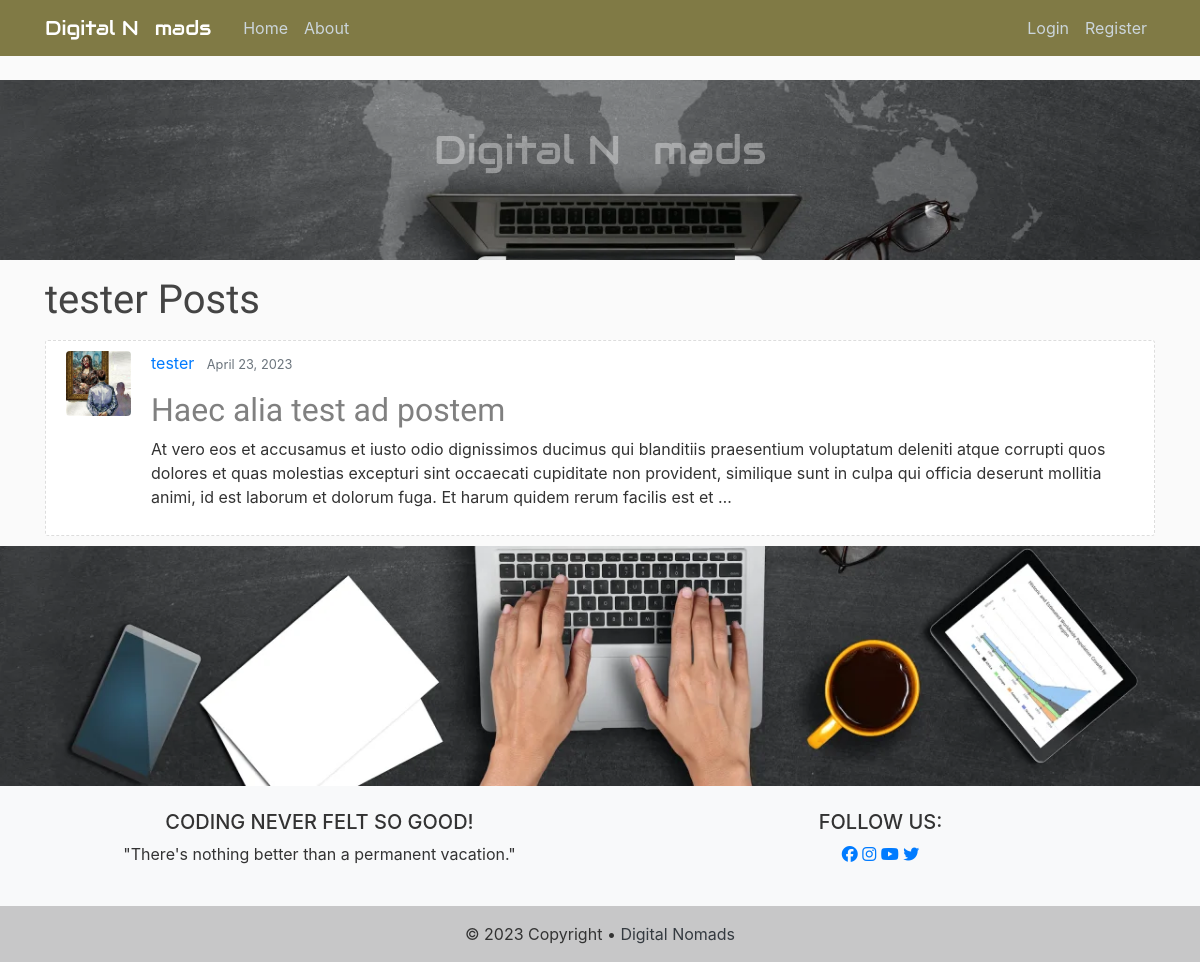
The page /user/tester on the database as committed earlier.
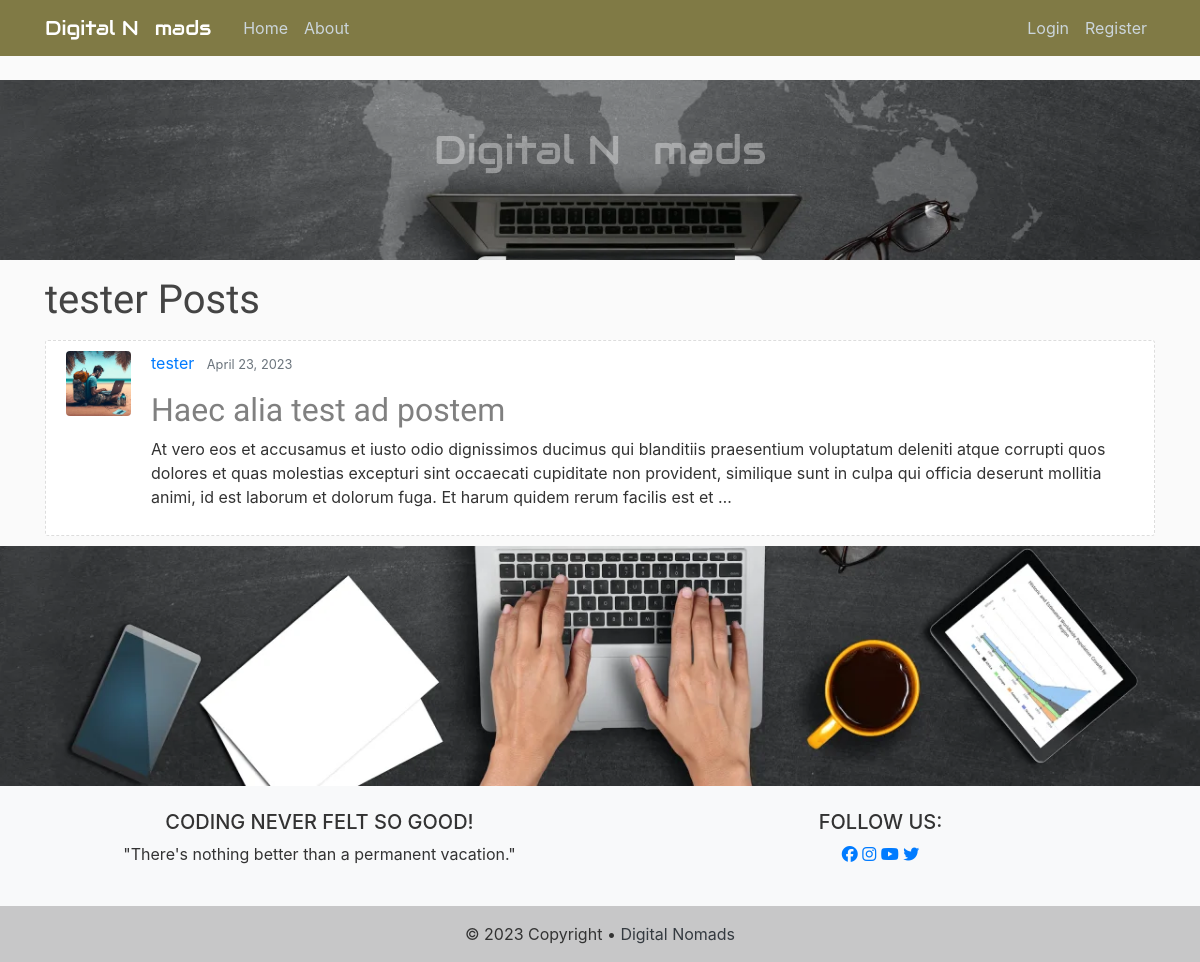
The same page on the database as committed later.
### blog/models.py (models this page shows, shortened)
class Post(models.Model):
    title = models.CharField(max_length=150)                    # Title field for 150 characters
    content = RichTextField(blank=True, null=True)                                # Text field
    date_posted = models.DateTimeField(default=timezone.now)    # Time Stamp for the defaults Time Zone
    author = models.ForeignKey(User, on_delete=models.CASCADE)  # User if User gets delete, so are its Posts
    likes = models.ManyToManyField(User, related_name='posts')

### users/models.py (models this page shows, shortened)
class Profile(models.Model):
    user = models.OneToOneField(User, on_delete=models.CASCADE)
    image = models.ImageField(default='default.png', upload_to='profile_img')

### blog/views.py (the view)
# urls.py: path('user/<str:username>', UserPostListView.as_view(), name='post-user'),
class UserPostListView(ListView):
    model = Post
    template_name = 'blog/post_user.html'
    context_object_name = 'posts'
    ordering = ['-date_posted']
    paginate_by = 6
    def get_queryset(self):
        user = get_object_or_404(User, username=self.kwargs.get('username'))
        return Post.objects.filter(author=user)

### blog/templates/blog/post_user.html (shortened to what this page needs)
{% extends "blog/base.html" %}
{% block content %}
    <h1 class="mb-3">{{ view.kwargs.username }} Posts</h1>
    {% for post in posts %}
        <article class="media panels">
          <img class="rounded img-frame" src="{{ post.author.profile.image.url }}" alt="">
          <div class="media-body">
            <div class="article-metadata">
              <a class="mr-2" href="{% url 'post-user' post.author.username %}">{{ post.author }}</a>
              <small class="text-muted">{{ post.date_posted|date:"N d, Y" }}</small>
            </div>
            <h2><a class="title" href="{% url 'post-detail' post.id %}">{{ post.title }}</a></h2>
            <p class="post-content">{{ post.content|truncatewords_html:50|safe }}</p>
          </div>
        </article>
    {% endfor %}
{% endblock %}

Rows that differ between the two databases and show on the page:
changed through a linked row, Post "Haec alia test ad postem": author.profile.image: picture added in place of a placeholder
